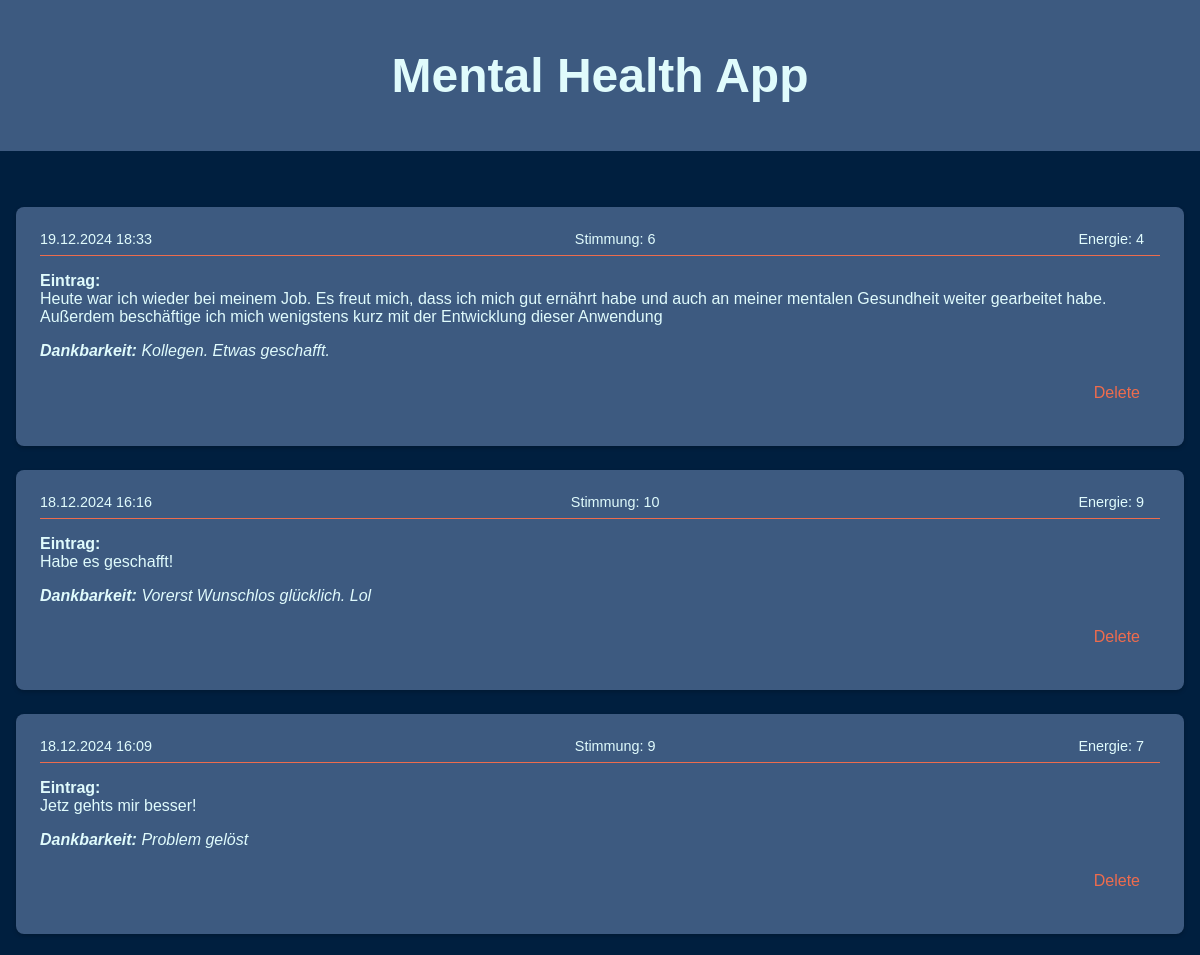
The app's page /journal_entries (signed in, upper part), older data.
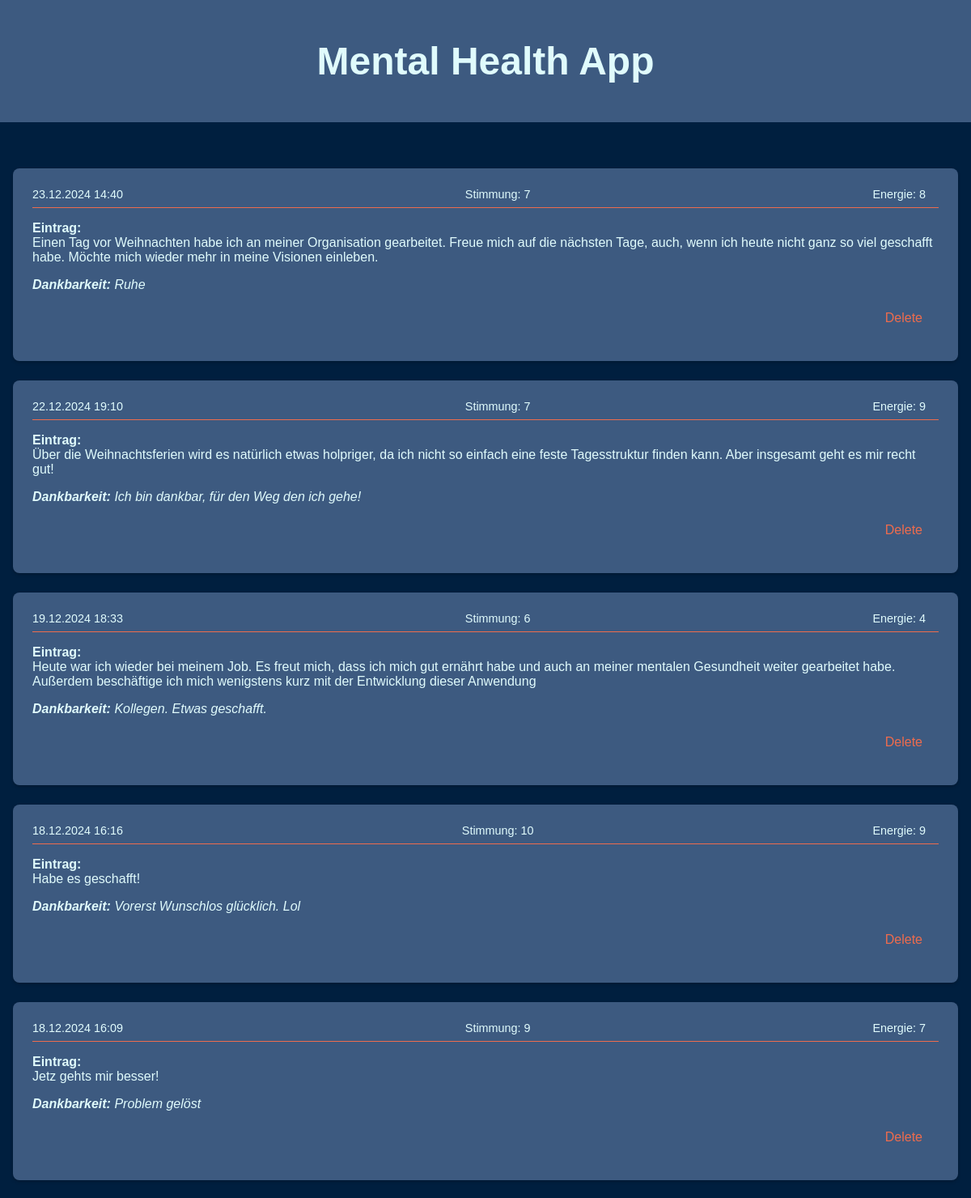
The same page, newer data.
### app.py (models this page shows)
class JournalEntry(db.Model):
    id = db.Column(db.Integer, primary_key=True)
    user_id = db.Column(db.Integer, db.ForeignKey('user.id'), nullable=False)
    entry = db.Column(db.Text, nullable=False)
    mood = db.Column(db.Integer, nullable=True)  # Stimmung als Zahl (1-10)
    energy = db.Column(db.Integer, nullable=True)  # Energielevel als Zahl (1-10)
    gratitude = db.Column(db.String(255), nullable=True)  # Optionales Feld für Dankbarkeit
    created_at = db.Column(db.DateTime, default=db.func.current_timestamp())
    user = db.relationship('User', backref=db.backref('journal_entries', lazy=True))

### app.py (the view)
@app.route("/journal_entries")
@login_required
def journal_entries():
    entries = JournalEntry.query.filter_by(user_id=current_user.id).order_by(JournalEntry.created_at.desc()).all()
    return render_template("journal_entries.html", entries=entries)

### app.py (called while the page is built)
@login_manager.user_loader
def load_user(user_id):
    return User.query.get(int(user_id))

### templates/journal_entries.html (shortened to what this page needs)
{% extends "header.html" %}  {% block content %}
<main>
  {% if entries %}
  <ul class="entry-list">
    {% for entry in entries %}
    <li class="entry">
      <div class="entry-header">
        <span class="entry-date"
          >{{ entry.created_at.strftime('%d.%m.%Y %H:%M') }}</span
        >
        <span class="entry-mood">Stimmung: {{ entry.mood }}</span>
        <span class="entry-energy">Energie: {{ entry.energy }}</span>
      </div>
      <div class="entry-content">
        <p><strong>Eintrag:</strong></p>
        <p>{{ entry.entry }}</p>
      </div>
      {% if entry.gratitude %}
      <div class="entry-gratitude">
        <p><strong>Dankbarkeit:</strong> {{ entry.gratitude }}</p>
      </div>
      {% endif %}
      <form
        method="POST"
        action="{{ url_for('delete_entry', entry_id=entry.id) }}"
        class="delete-form"
      >
        <button type="submit" class="delete-button">Delete</button>
      </form>
    </li>
    {% endfor %}
  </ul>
  {% else %}
  <p>Du hast noch keine Tagebucheinträge erstellt.</p>
  {% endif %}
</main>
{% endblock %}

### templates/header.html (shortened to what this page needs)
<!DOCTYPE html>
<html lang="en">
  <head>
    <link
      rel="stylesheet"
      href="{{ url_for('static', filename='css/styles.css') }}"
    />
  </head>
  <body>
    <header>
      <h1>Mental Health App</h1>
    </header>
    {% block content %}{% endblock %}
  </body>
</html>

### static/css/styles.css (style rules this page uses)
:root { --blau-dunkel: #001f3f; --graublau: #3d5a80; --kontrast: #ee6c4d; --text-hell: #e0fbfc; }
html, body { height: 100%; margin: 0; font-family: Arial, sans-serif; display: flex; flex-direction: column; background-color: var(--blau-dunkel); color: var(--text-hell); }
header { background-color: var(--graublau); padding: 1rem; text-align: center; color: var(--text-hell); font-size: 1.5rem; flex-shrink: 0; }
main { flex: 1; display: flex; justify-content: center; align-items: center; padding: 1rem; }
button { padding: 10px 20px; margin: 10px 0; font-size: 1rem; color: var(--text-hell); background-color: var(--graublau); border: none; border-radius: 5px; cursor: pointer; transition: background-color 0.2s ease-in-out; }
.entry-list { list-style-type: none; padding: 0; }
.entry { background-color: var(--graublau); color: var(--text-hell); margin: 1.5rem auto; padding: 1.5rem; border-radius: 8px; box-shadow: 0 2px 4px rgba(0, 0, 0, 0.2); }
.entry-header { display: flex; justify-content: space-between; border-bottom: 1px solid var(--kontrast); padding-bottom: 0.5rem; margin-bottom: 1rem; font-size: 0.9rem; }
.entry-header span { margin-right: 1rem; }
.entry-content p { margin: 0.5rem 0; }
.entry-gratitude { margin-top: 1rem; font-style: italic; color: var(--kontrast); }
.entry-gratitude p { color: var(--text-hell); margin: 0.5rem 0; }
.entry p { margin: 0; }
.delete-form { text-align: right; margin-top: 0.2rem; }
.delete-button { background: none; border: none; color: var(--kontrast); font-size: 1rem; cursor: pointer; transition: color 0.1s ease-in-out; }

Row changes from the older to the newer data that the page shows:
added JournalEntry: created_at "23.12.2024 14:40", mood "7", energy "8", entry "Einen Tag vor Weihnachten habe ich an meiner Organisation gearbeitet. Freue mich auf die nächsten Tage, auch, wenn ich heute nicht ganz so viel geschafft habe. Möchte mich wieder mehr in meine Visionen einleben.", gratitude "Ruhe"
added JournalEntry: created_at "22.12.2024 19:10", mood "7", energy "9", entry "Über die Weihnachtsferien wird es natürlich etwas holpriger, da ich nicht so einfach eine feste Tagesstruktur finden kann. Aber insgesamt geht es mir recht gut!", gratitude "Ich bin dankbar, für den Weg den ich gehe!"
